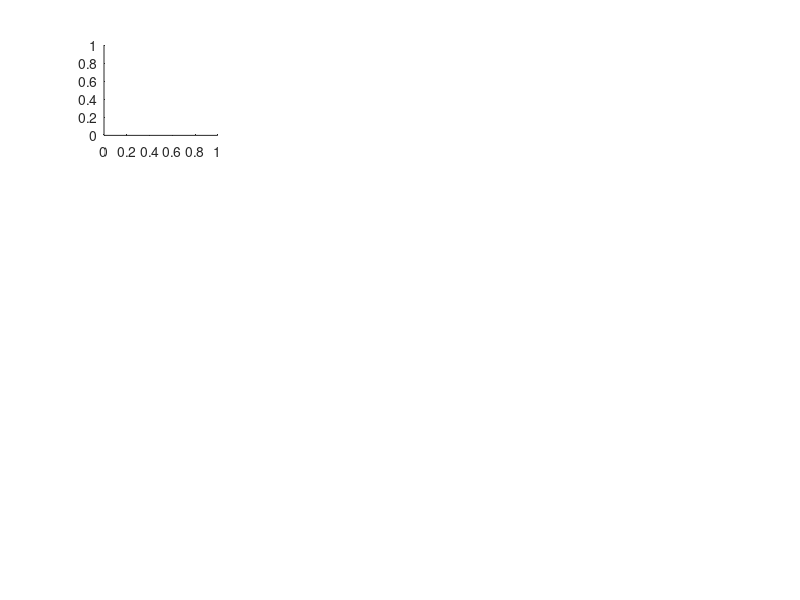

The MATLAB script that drew this image: (Note: this script raises an error after producing the figure.)
%%%%%%%%%%%%%%%%%%%%%%%%%%%%%%%%%%%%%%%%%%%%%%%%%%%%%%%%%%%%%%%%%%%%
% Figure S2 related to
% Encoding innate immune memory in single macrophages through cell intrinsic and paracrine feedback
% Wang AG, Mercado Vasquez JG, Son M, et al. Corresponding author: tays@uchicago.edu
%
% Single-cell differences in the remaining 8 NF-kB features (Figure S2A, Phase I; Figure S2B, Phase II).
% Features are ranked by mutual information as in Figure 1D; the top 4 are shown in Figure 1E-H and features
% 5-12 here. Data: functions/genExtFeat.mat (n = 164 Control -> LPS, 973 CpG -> LPS, 322 Control -> TNF,
% 1795 polyI:C -> TNF cells). Black line = median. Runtime: seconds.
%%%%%%%%%%%%%%%%%%%%%%%%%%%%%%%%%%%%%%%%%%%%%%%%%%%%%%%%%%%%%%%%%%%%
addpath functions simulation_results classifier_results data/flow   % run from the main code folder: all paths are relative to the current folder
load genExtFeat.mat MIfeatE MIfeatL datvioE datvioL
fn=[" NFkB MI_{max}"," Activation Time"," Deactivation Time"," Speed"," Duration"," Oscillations",...
    " Amplitude"," Time to Peak"," Prominence"," AUC"," Early AUC"," Late AUC"];   % feature labels (as in Fig1.m)
gry=[0.6 0.6 0.6]; ltred=[0.98 0.49 0.49]; dkred=[0.8 0.15 0.15]; ltblue=[0.45 0.8 0.96]; dkblue=[0.26 0.56 0.69];

% Panel order as in the published figure (row by row within each pair of columns). These are the features
% ranked 5-12 by mutual information (checked below); their order within the figure was arranged by hand.
% Feature numbers: 1 MI_max, 2 Activation, 3 Deactivation, 4 Speed, 5 Duration, 6 Oscillations,
% 7 Amplitude, 8 Time to Peak, 9 Prominence, 10 AUC, 11 Early AUC, 12 Late AUC.
% {data, MI, x labels, colors, panel order (row 1: CpG/LPS, row 2: polyI:C/TNF), figure name}
phases={ {datvioE,MIfeatE,[{"Ctrl","CpG"};{"Ctrl","PolyIC"}],{[gry;ltred],[gry;ltblue]}, ...
          [10 12 4 11 3 8 2 6; 5 10 4 11 3 8 2 6],"Figure S2A: Phase I"}, ...
         {datvioL,MIfeatL,[{"LPS_{naive}","LPS_{cond}"};{"TNF_{naive}","TNF_{cond}"}],{[ltred;dkred],[ltblue;dkblue]}, ...
          [1 5 9 4 11 8 2 6; 9 7 10 4 11 8 2 6],"Figure S2B: Phase II"} };
for ph=1:2
    [dv,MI,xlb,col,order]=phases{ph}{1:5};
    figure("Name",phases{ph}{6},"Position",[50 50 900 800])
    for jj=1:2                                   % jj=1: CpG/LPS (columns 1-2), jj=2: polyI:C/TNF (columns 3-4)
        [~,idxp]=sort(MI(:,jj),"descend");       % rank features by mutual information
        assert(isequal(sort(idxp(5:12))',sort(order(jj,:))),"panels are not the features ranked 5-12")
        panelPos=[1 2 5 6 9 10 13 14]+2*(jj-1);  % subplot positions of the 8 panels (4 rows x 2 columns)
        for k=1:8
            subplot(4,4,panelPos(k))
            ii=order(jj,k);
            bw=median(dv{ii,jj,2},"omitnan")/3;  % bandwidth as in Fig1.m
            evalc("violin3({dv{ii,jj,1},dv{ii,jj,2}},'facecolor',col{jj},'mc',[],'medc','black','bw',bw,'facealpha',1)");   % evalc hides violin3's console messages
            xticks([1,2]); xticklabels(xlb(jj,:)); ylabel(fn{ii})
            set(gca,'YLim',[0 Inf],'FontSize',8)
        end
    end
end
